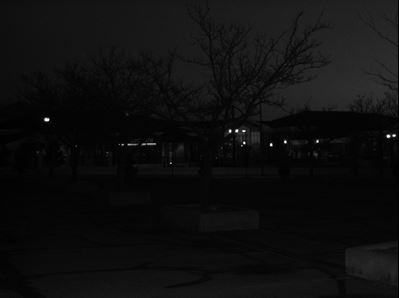
#> input picture Assignment_2/Input_Images/cctv1.JPG, 399 x 298 px
$ python robolin.py   (older library calls are emulated)
#> lines starting #> are read from the running program, lines starting #| are printed output that depends on the picture
#> the answer given: ../Input_Images/cctv1.JPG
#> further down, image is the input picture: shape (298, 399, 3); min 0, max 255, mean 14.8
"""Code to find the edge"""
import cv2
import numpy as np
from PIL import Image

def canny_edge_detection(image, sigma=1, low_threshold=50, high_threshold=150):
    # Convert image to grayscale
#> called with sigma = 1, low_threshold = 50, high_threshold = 150
    gray = cv2.cvtColor(image, cv2.COLOR_BGR2GRAY)

    # Apply Gaussian blur to reduce noise
    blurred = cv2.GaussianBlur(gray, (5, 5), sigma)

    # Compute gradients using Sobel operator
    gradient_x = cv2.Sobel(blurred, cv2.CV_64F, 1, 0, ksize=3)
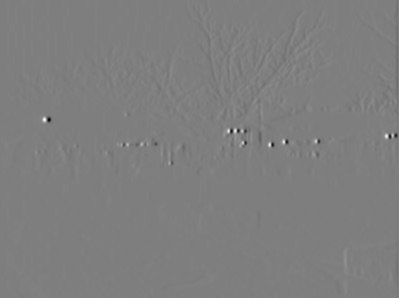
#> gradient_x: shape (298, 399) float64; min -471, max 475, mean 0.2; drawn with min black and max white
    gradient_y = cv2.Sobel(blurred, cv2.CV_64F, 0, 1, ksize=3)

    # Compute gradient magnitude and direction
    gradient_magnitude = np.sqrt(gradient_x ** 2 + gradient_y ** 2)
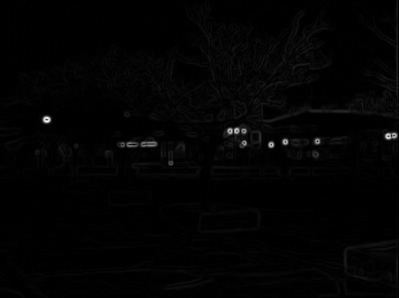
#> gradient_magnitude: shape (298, 399) float64; min 0, max 562.5, mean 7.7; drawn with min black and max white
    gradient_direction = np.arctan2(gradient_y, gradient_x)
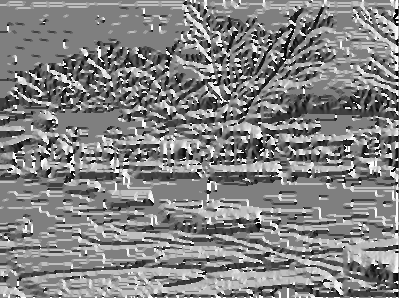
#> gradient_direction: shape (298, 399) float64; min -3.12, max 3.14, mean 0.0931; drawn with min black and max white

    # Non-maximum suppression
    suppressed = np.zeros_like(gradient_magnitude)
    angle_quantization = np.round(gradient_direction / (np.pi / 4)) % 4
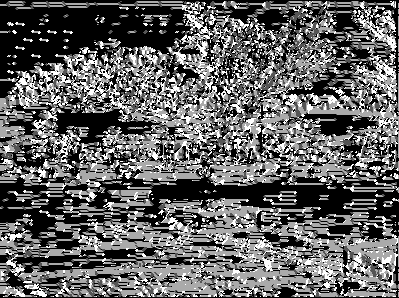
#> angle_quantization: shape (298, 399) float64; min 0, max 3, mean 1.17; drawn with min black and max white
    for i in range(1, gradient_magnitude.shape[0] - 1):
        for j in range(1, gradient_magnitude.shape[1] - 1):
            mask = np.zeros(8, dtype=bool)
            mask[angle_quantization[i, j]] = True
            if (gradient_magnitude[i, j] > gradient_magnitude[i + 1, j] and
                gradient_magnitude[i, j] > gradient_magnitude[i - 1, j] and
                gradient_magnitude[i, j] > gradient_magnitude[i, j + 1] and
                gradient_magnitude[i, j] > gradient_magnitude[i, j - 1] and
                gradient_magnitude[i, j] > gradient_magnitude[i + 1, j + 1] and
                gradient_magnitude[i, j] > gradient_magnitude[i - 1, j - 1] and
                gradient_magnitude[i, j] > gradient_magnitude[i + 1, j - 1] and
                gradient_magnitude[i, j] > gradient_magnitude[i - 1, j + 1]):
                suppressed[i, j] = gradient_magnitude[i, j]
#> suppressed: shape (298, 399) float64; every value is 0

    # Double thresholding and edge tracking
    thresholded = np.zeros_like(suppressed)
    thresholded[suppressed >= high_threshold] = 255
    strong_i, strong_j = np.where(suppressed >= high_threshold)
    weak_i, weak_j = np.where((suppressed >= low_threshold) & (suppressed < high_threshold))

    # Edge tracking using hysteresis
    for i, j in zip(strong_i, strong_j):
        thresholded[i, j] = 255
        for di, dj in ((1, 0), (-1, 0), (0, 1), (0, -1),
                       (1, 1), (-1, -1), (-1, 1), (1, -1)):
            ai, aj = i + di, j + dj
            if thresholded[ai, aj] == 0 and suppressed[ai, aj] >= low_threshold:
                thresholded[ai, aj] = 255

    return thresholded.astype(np.uint8)


# Example usage
path = input("Enter the path to the image: ")
image = cv2.imread(path)

#> (the run stopped early here; a loop or call above may not have finished)

$ run again, on Assignment_2/Input_Images/cctv4.JPG
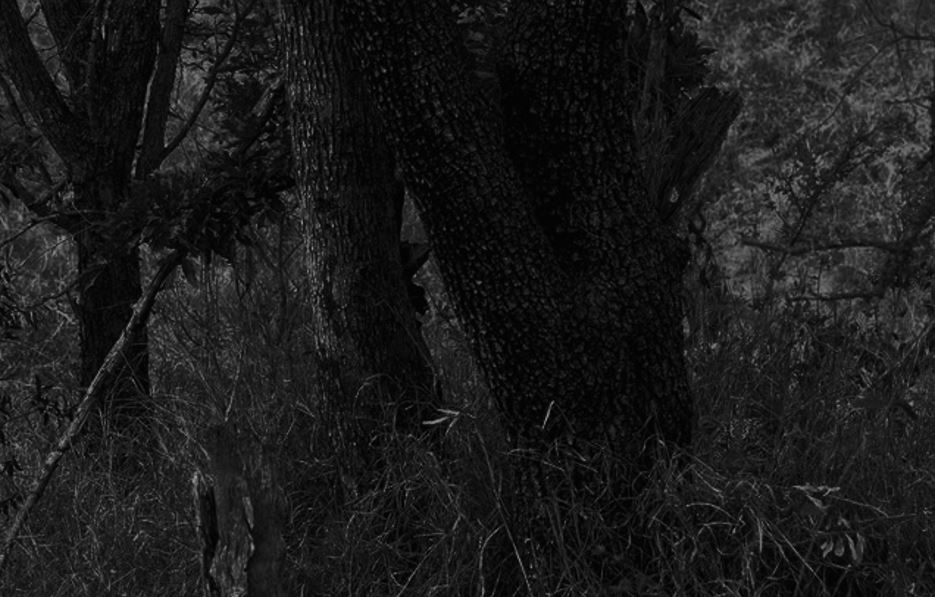
#> input picture Assignment_2/Input_Images/cctv4.JPG, 935 x 597 px
#> image is the input picture: shape (597, 935, 3); min 0, max 158, mean 26.9
#> in canny_edge_detection, `gradient_direction = np.arctan2(gradient_y, gradient_x)`:
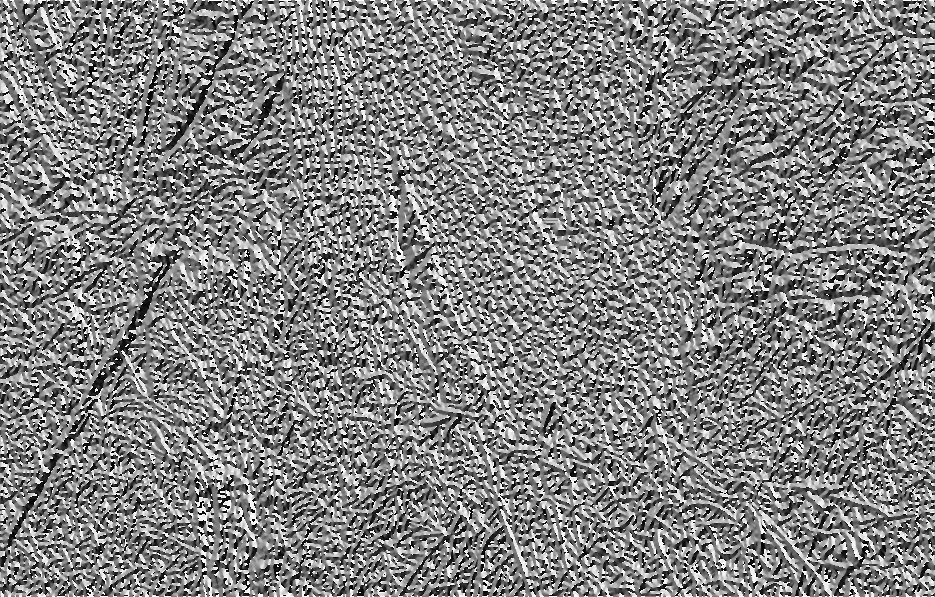
#> gradient_direction: shape (597, 935) float64; min -3.14, max 3.14, mean 0.0548; drawn with min black and max white
#> in canny_edge_detection, `angle_quantization = np.round(gradient_direction / (np.pi / 4)) % 4`:
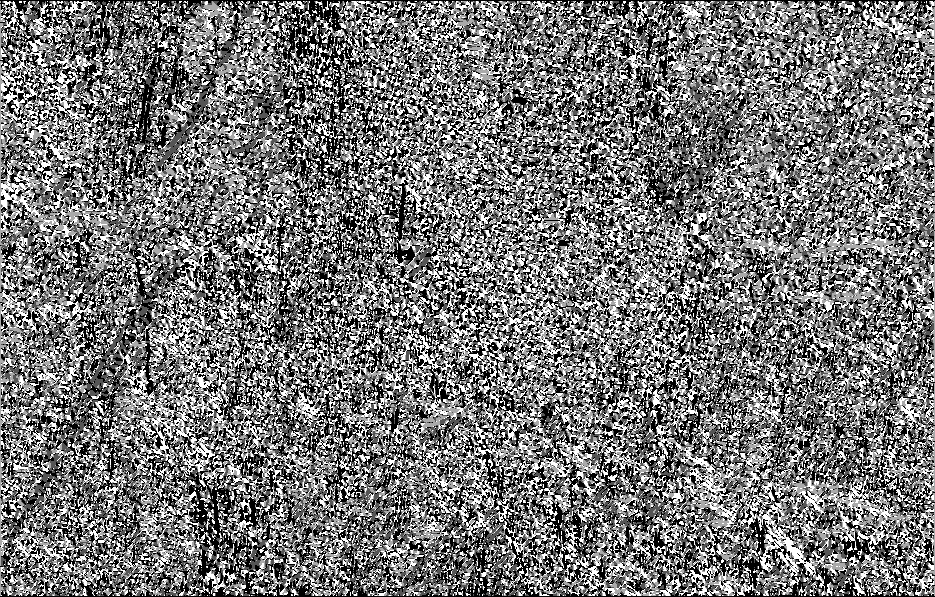
#> angle_quantization: shape (597, 935) float64; min 0, max 3, mean 1.39; drawn with min black and max white
